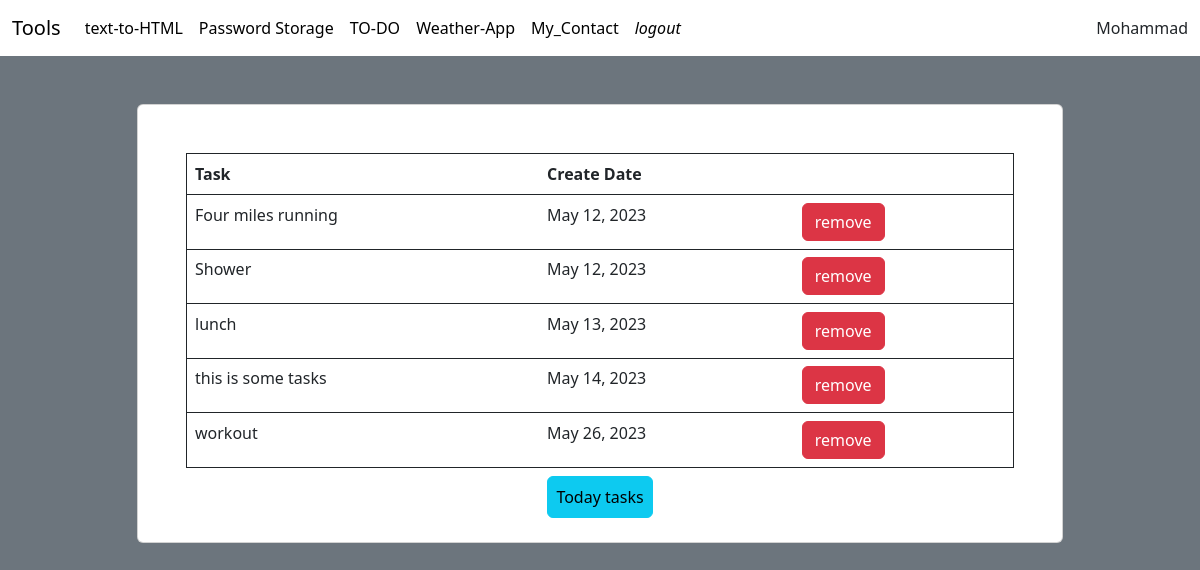
Before: /TO_DO/all_task/ (signed in) with the older database file.
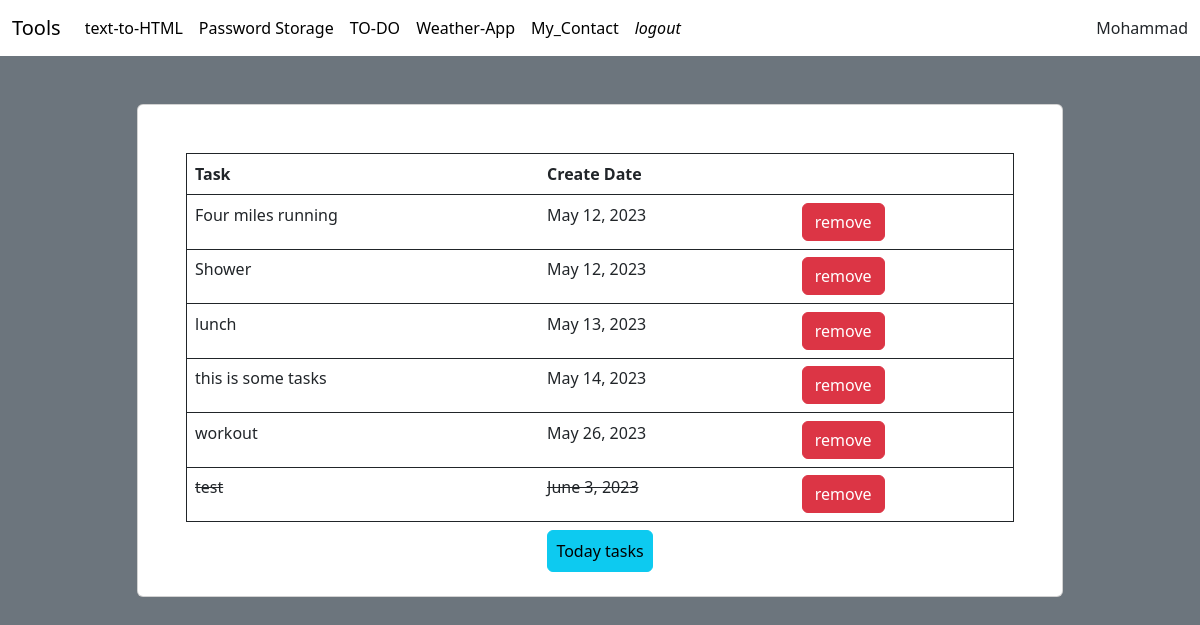
After: the same page with the newer database file.
### TO_DO/models.py (models this page shows, shortened)
class task(models.Model):
    title = models.CharField(max_length=255)
    cheked = models.BooleanField(default=False)
    add_date = models.DateField(default=timezone.now)

### TO_DO/views.py (the view)
# urls.py: path('all_task/', views.allTask, name="allTask"),
def allTask(request):
    tasks = task.objects.all()
    return render(request, "TO_DO/all_task.html", {'tasks': tasks})

### TO_DO/templates/TO_DO/all_task.html (shortened to what this page needs)
{% extends 'base.html' %} {% block content %}
<body class="bg-secondary">
  <section class="gradient-custom">
    <div class="container py-5 h-100">
      <div class="row d-flex justify-content-center align-items-center h-100">
        <div class="col col-xl-10">
          <div class="card">
            <div class="card-body p-5 pb-3">
              <div class="tab-content" id="ex1-content">
                {% if tasks %}
                <table
                  class="container table mb-0 bg-white border border-dark table-hover"
                >
                  <thead>
                    <tr>
                      <th>Task</th>
                      <th>Create Date</th>
                      <th></th>
                    </tr>
                  </thead>
                  {% for t in tasks %}
                  <tbody>
                      {% if t.cheked %}
                    <tr
                      class="text-decoration-line-through align-items-center rounded"
                      style="background-color: #f4f6f7"
                    >
                      {% else %}
                    <tr
                      class="align-items-center rounded"
                      style="background-color: #f4f6f7"
                    >
                      {% endif %}
                      <td>{{t.title}}</td>
                      <td>{{t.add_date}}</td>
                      <td>
                        <form
                          action="deletTask/{{t.id}}"
                          method="POST"
                          class="d-inline-block"
                        >
                          <button
                            value="remove"
                            type="submit"
                            class="btn btn-danger"
                          >
                            remove
                          </button>
                        </form>
                      </td>
                    </tr>
                    {% endfor %}
                  </tbody>
                </table>
                {% else %}
                <p>No tasks today</p>
                {% endif %}
                <p class="text-center m-0">
                  <a href="{% url 'TO_DO:index' %}" class="m-0">
                    <button
                      class="btn btn-info p-2 my-2 align-center"
                      type="button"
                    >
                      Today tasks
                    </button>
                  </a>
                </p>
              </div>
            </div>
          </div>
        </div>
      </div>
    </div>
  </section>
</body>
{%endblock%}

### templates/base.html (shortened to what this page needs)
{% load static %}
<!DOCTYPE html>
<html lang="en">
  <head>
    <link href="{% static 'css/main.min.css' %}" rel="stylesheet" />
  </head>
  <body>
    {% if user.is_authenticated %}
    <nav class="navbar navbar-expand-lg bg-white">
      <div class="container-fluid">
        <a class="navbar-brand" href="/">Tools</a>
        <div class="collapse navbar-collapse" id="navbarSupportedContent">
          <ul class="navbar-nav me-auto mb-2 mb-lg-0">
            <li class="nav-item">
              <a
                class="nav-link active"
                aria-current="page"
                href=" {% url 'text_to_HTML:index' %}"
                >text-to-HTML</a
              >
            </li>
            <li class="nav-item">
              <a
                class="nav-link active"
                aria-current="page"
                href="{% url 'Password_Storage:index' %}"
                >Password Storage</a
              >
            </li>
            <li class="nav-item">
              <a
                class="nav-link active"
                aria-current="page"
                href="{% url 'TO_DO:index' %}"
                >TO-DO</a
              >
            </li>
            <li class="nav-item">
              <a
                class="nav-link active"
                aria-current="page"
                href="{% url 'Weather:index' %}"
                >Weather-App</a
              >
            </li>
            <li class="nav-item">
              <a
                class="nav-link active"
                aria-current="page"
                href="{% url 'My_Contact:index' %}"
                >My_Contact</a
              >
            </li>
            <li class="nav-item">
              <a
                class="nav-link active"
                aria-current="page"
                href="{% url 'Authentications:logout' %}"
                ><i>logout</i></a
              >
            </li>
          </ul>
          {{user.username}} {% endif %}
        </div>
      </div>
    </nav>
    {% block content %} {% endblock %}
  </body>
</html>

Changed rows visible on the page:
added task: title "test", add_date "June 3, 2023"
